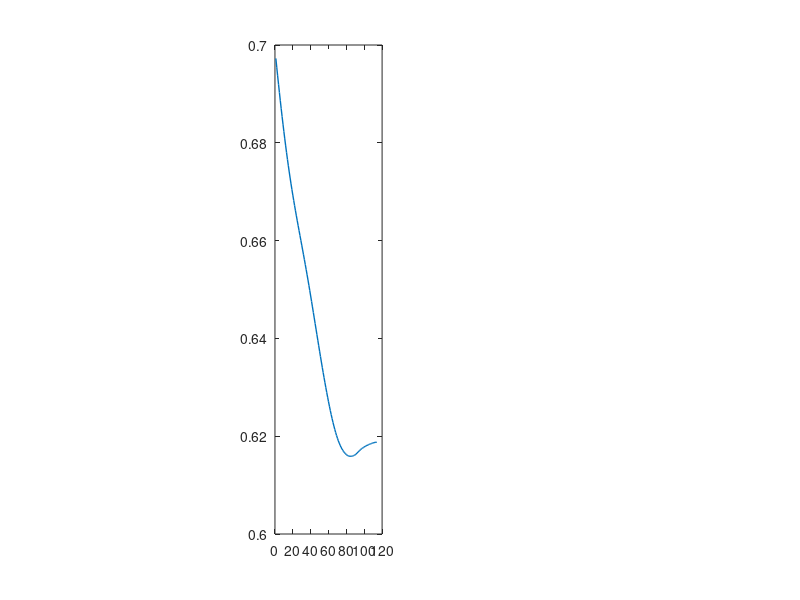

MATLAB code for this plot: (Note: this script raises an error after producing the figure.)
close all; clear all; clc;

results_gp  = load('results_mat_gp_minMAE.mat');
results_btm = load('results_mat_btm_minMAE.mat');
results_opt = load('results_mat_lineargaussian_minMAE.mat');

lcs_gp  = results_gp.allresults(:, 4);
lcs_btm = results_btm.allresults(:, 4);
lcs_opt = results_opt.allresults(:, 4);

plot_fig1 = true;
plot_fig2 = true;


if (plot_fig1 == true)
    y_min = 0.5;
    y_max = 1.0;


    m = 1;

    for i=1:size(lcs_gp, 1)
        m = max(m, size(lcs_gp{i}, 2));
    end

    data = zeros(3, m, 10);
    data_avg_gp = zeros(3, m);

    for i=1:size(lcs_gp, 1)
        data_ = lcs_gp{i};
        data(1, 1:m, i) = 1:m;
        data(2:end, 1:size(data_, 2), i) = data_(2:end, :);
        data(2, size(data_, 2):end, i) = data_(2, end);
        data(3, size(data_, 2):end, i) = data_(3, end);
        data_avg_gp = data_avg_gp + data(:, :, i)/10;
    end

    sdevs_gp = zeros(2, m);

    for i=1:2
        for j = 1:m
            sdevs_gp(i, j) = std(data(i+1, j, :));
        end
    end

    figure(1)
    subplot(1, 4, 2)
    curve = plot(data_avg_gp(1, :), data_avg_gp(2, :), 'LineWidth', 1);
    hold on

    poly_Xs = [data_avg_gp(1, :), flip(data_avg_gp(1, :))];
    poly_Ys = [data_avg_gp(2, :) - sdevs_gp(1, :), flip(data_avg_gp(2, :) + sdevs_gp(1, :))];

    pgon = polyshape(poly_Xs, poly_Ys);
    shadows = plot(pgon, 'FaceColor','black','FaceAlpha',0.05);
    shadows.LineStyle = 'none';
    axis([1 m y_min y_max])



    %--------------

    m=1;

    for i=1:size(lcs_opt, 1)
        m = max(m, size(lcs_opt{i}, 2));
    end

    data = zeros(3, m, 10);
    data_avg_opt = zeros(3, m);

    for i=1:size(lcs_opt, 1)
        data_ = lcs_opt{i};
        data(1, 1:m, i) = 1:m;
        data(2:end, 1:size(data_, 2), i) = data_(2:end, :);
        data(2, size(data_, 2):end, i) = data_(2, end);
        data(3, size(data_, 2):end, i) = data_(3, end);
        data_avg_opt = data_avg_opt + data(:, :, i)/10;
    end

    sdevs_opt = zeros(2, m);

    for i=1:2
        for j = 1:m
            sdevs_opt(i, j) = std(data(i+1, j, :));
        end
    end

    subplot(1, 4, 3)
    curve = plot(data_avg_opt(1, :), data_avg_opt(2, :), 'LineWidth', 1);
    hold on

    poly_Xs = [data_avg_opt(1, :), flip(data_avg_opt(1, :))];
    poly_Ys = [data_avg_opt(2, :) - sdevs_opt(1, :), flip(data_avg_opt(2, :) + sdevs_opt(1, :))];

    pgon = polyshape(poly_Xs, poly_Ys);
    shadows = plot(pgon, 'FaceColor','black','FaceAlpha',0.05);
    shadows.LineStyle = 'none';
    axis([1 m y_min y_max])



    %--------------
    m=1;

    for i=1:size(lcs_btm, 1)
        m = max(m, size(lcs_btm{i}, 2));
    end

    data = zeros(3, m, 10);
    data_avg_btm = zeros(3, m);

    for i=1:size(lcs_btm, 1)
        data_ = lcs_btm{i};
        data(1, 1:m, i) = 1:m;
        data(2:end, 1:size(data_, 2), i) = data_(2:end, :);
        data(2, size(data_, 2):end, i) = data_(2, end);
        data(3, size(data_, 2):end, i) = data_(3, end);
        data_avg_btm = data_avg_btm + data(:, :, i)/10;
    end

    sdevs_btm = zeros(2, m);

    for i=1:2
        for j = 1:m
            sdevs_btm(i, j) = std(data(i+1, j, :));
        end
    end

    subplot(1, 4, 1)
    curve = plot(data_avg_btm(1, :), data_avg_btm(2, :), 'LineWidth', 1);
    hold on

    poly_Xs = [data_avg_btm(1, :), flip(data_avg_btm(1, :))];
    poly_Ys = [data_avg_btm(2, :) - sdevs_btm(1, :), flip(data_avg_btm(2, :) + sdevs_btm(1, :))];

    pgon = polyshape(poly_Xs, poly_Ys);
    shadows = plot(pgon, 'FaceColor','black','FaceAlpha',0.05);
    shadows.LineStyle = 'none';
    axis([1 m y_min y_max])




    subplot(1, 4, 4)
    axis([1 m y_min y_max])

    bars_data = [data_avg_btm(2, end), data_avg_gp(2, end), data_avg_opt(2, end)];
    X = categorical({'BTM','GP','OPT'});

    bar(X, bars_data)

    ylim([y_min y_max])

end


%% Figure 2



if(plot_fig2 == true)
    
    y_min = 0.15;
    y_max = 0.4;


    m = 1;

    for i=1:size(lcs_gp, 1)
        m = max(m, size(lcs_gp{i}, 2));
    end

    data = zeros(3, m, 10);
    data_avg_gp = zeros(3, m);

    for i=1:size(lcs_gp, 1)
        data_ = lcs_gp{i};
        data(1, 1:m, i) = 1:m;
        data(2:end, 1:size(data_, 2), i) = data_(2:end, :);
        data(2, size(data_, 2):end, i) = data_(2, end);
        data(3, size(data_, 2):end, i) = data_(3, end);
        data_avg_gp = data_avg_gp + data(:, :, i)/10;
    end

    sdevs_gp = zeros(2, m);

    for i=1:2
        for j = 1:m
            sdevs_gp(i, j) = std(data(i+1, j, :));
        end
    end

    figure(2)
    subplot(1, 4, 2)
    curve = plot(data_avg_gp(1, :), data_avg_gp(3, :), 'LineWidth', 1);
    hold on

    poly_Xs = [data_avg_gp(1, :), flip(data_avg_gp(1, :))];
    poly_Ys = [data_avg_gp(3, :) - sdevs_gp(2, :), flip(data_avg_gp(3, :) + sdevs_gp(2, :))];

    pgon = polyshape(poly_Xs, poly_Ys);
    shadows = plot(pgon, 'FaceColor','black','FaceAlpha',0.05);
    shadows.LineStyle = 'none';
    axis([1 m y_min y_max])



    %--------------

    m=1;

    for i=1:size(lcs_opt, 1)
        m = max(m, size(lcs_opt{i}, 2));
    end

    data = zeros(3, m, 10);
    data_avg_opt = zeros(3, m);

    for i=1:size(lcs_opt, 1)
        data_ = lcs_opt{i};
        data(1, 1:m, i) = 1:m;
        data(2:end, 1:size(data_, 2), i) = data_(2:end, :);
        data(2, size(data_, 2):end, i) = data_(2, end);
        data(3, size(data_, 2):end, i) = data_(3, end);
        data_avg_opt = data_avg_opt + data(:, :, i)/10;
    end

    sdevs_opt = zeros(2, m);

    for i=1:2
        for j = 1:m
            sdevs_opt(i, j) = std(data(i+1, j, :));
        end
    end

    subplot(1, 4, 3)
    curve = plot(data_avg_opt(1, :), data_avg_opt(3, :), 'LineWidth', 1);
    hold on

    poly_Xs = [data_avg_opt(1, :), flip(data_avg_opt(1, :))];
    poly_Ys = [data_avg_opt(3, :) - sdevs_opt(2, :), flip(data_avg_opt(3, :) + sdevs_opt(2, :))];

    pgon = polyshape(poly_Xs, poly_Ys);
    shadows = plot(pgon, 'FaceColor','black','FaceAlpha',0.05);
    shadows.LineStyle = 'none';
    axis([1 m y_min y_max])



    %--------------
    m=1;

    for i=1:size(lcs_btm, 1)
        m = max(m, size(lcs_btm{i}, 2));
    end

    data = zeros(3, m, 10);
    data_avg_btm = zeros(3, m);

    for i=1:size(lcs_btm, 1)
        data_ = lcs_btm{i};
        data(1, 1:m, i) = 1:m;
        data(2:end, 1:size(data_, 2), i) = data_(2:end, :);
        data(2, size(data_, 2):end, i) = data_(2, end);
        data(3, size(data_, 2):end, i) = data_(3, end);
        data_avg_btm = data_avg_btm + data(:, :, i)/10;
    end

    sdevs_btm = zeros(2, m);

    for i=1:2
        for j = 1:m
            sdevs_btm(i, j) = std(data(i+1, j, :));
        end
    end

    subplot(1, 4, 1)
    curve = plot(data_avg_btm(1, :), data_avg_btm(3, :), 'LineWidth', 1);
    hold on

    poly_Xs = [data_avg_btm(1, :), flip(data_avg_btm(1, :))];
    poly_Ys = [data_avg_btm(3, :) - sdevs_btm(2, :), flip(data_avg_btm(3, :) + sdevs_btm(2, :))];

    pgon = polyshape(poly_Xs, poly_Ys);
    shadows = plot(pgon, 'FaceColor','black','FaceAlpha',0.05);
    shadows.LineStyle = 'none';
    axis([1 m y_min y_max])




    subplot(1, 4, 4)
    axis([1 m y_min y_max])

    bars_data = [data_avg_btm(3, end), data_avg_gp(3, end), data_avg_opt(3, end)];
    X = categorical({'BTM','GP','OPT'});

    bar(X, bars_data)

    ylim([y_min y_max]) 
end

% figure(1)
% subplot(1, 3, 1)
% plot(data_avg_gp(1, :), data_avg_gp(2, :))
% axis([0 size(data_avg_gp(1, :), 2) 0.59 0.85])
% 
% subplot(1, 3, 2)
% plot(data_avg_btm(1, :), data_avg_btm(2, :))
% axis([0 size(data_avg_btm(1, :), 2) 0.59 0.85])
% 
% subplot(1, 3, 3)
% plot(data_avg_opt(1, :), data_avg_opt(2, :))
% axis([0 size(data_avg_opt(1, :), 2) 0.59 0.85])
